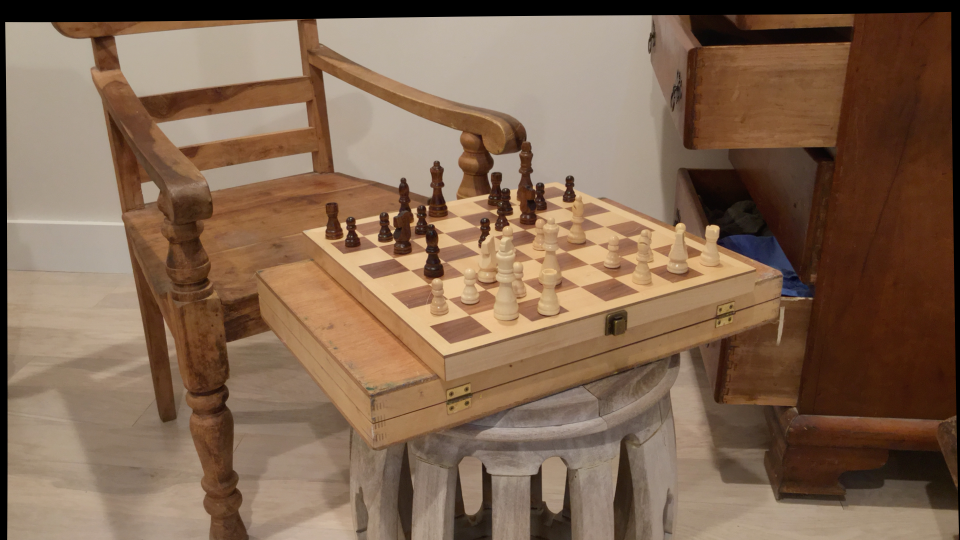
#> input picture point_cloud_generation/images/chess/im0.png, 1920 x 1080 px (shown at 1/2 size); its folder holds 2 pictures in this run
$ python main.py
#> lines starting #> are read from the running program, lines starting #| are printed output that depends on the picture
### point_cloud_generation/utils.py
from PIL import Image, ImageFilter
from config import SCALE, SET
import numpy as np


def get_image_arr(name="im0", greyscale=False):
    img = Image.open(f"./images/{SET}/{name}.png")
    width, height = img.size
    img = img.resize((int(width / SCALE), int(height / SCALE)))
    if greyscale:
        img = img.convert(mode="L")
    return np.asarray(img)


# Helper function to calculate indexing bounds about a point.
# [7 lines left out: function get_slice_bounds, not called in this run]


# Helper function to extract a window around a point.
def get_slice(row, col, offset, arr):
    [rowBottom, rowTop, colBottom, colTop] = get_slice_bounds(row, col, offset)
    return arr[rowBottom:rowTop, colBottom:colTop]

### point_cloud_generation/cv2_disparity.py
import cv2
import numpy as np


def compute_disparity(image_l, image_r):
    stereo = cv2.StereoBM.create()

    # 272 15 0 9 25 6 3 2 36 25 5
    # 224 23 0 31 4 12 22 23 6 0 5
    numDisparities = 16
    blockSize = 9
    minDisparity = 5
    preFilterSize = 2
    specleWindowSize = 12
    # Setting the updated parameters before computing disparity map
    stereo.setNumDisparities(numDisparities * 16)
    stereo.setBlockSize(blockSize * 2 + 5)
    stereo.setPreFilterType(0)
    stereo.setPreFilterSize(preFilterSize * 2 + 5)
    stereo.setPreFilterCap(25)
    stereo.setTextureThreshold(6)
    stereo.setUniquenessRatio(3)
    stereo.setSpeckleRange(2)
    stereo.setSpeckleWindowSize(specleWindowSize * 2)
    stereo.setDisp12MaxDiff(25)
    stereo.setMinDisparity(minDisparity)

    disparity = stereo.compute(image_l, image_r)
    # NOTE: Code returns a 16bit signed single channel image,
    # CV_16S containing a disparity map scaled by 16. Hence it
    # is essential to convert it to CV_32F and scale it down 16 times.
    # Converting to float32
    disparity = disparity.astype(np.float32)
    min = np.min(disparity)
    max = np.max(disparity)
    print(f"Min: {min}, Max: {max}")
    # Scaling down the disparity values and normalizing them
    # disparity = (disparity / 16.0) / (numDisparities * 16)

    # clamp to 0-255
    disparity = np.uint8(255 * (disparity - min) / (max - min))
    return disparity

### point_cloud_generation/triangulation.py
from config import SCALE, BASELINE, FOCAL_PX, DOFFS, PRINCIPLE_Y, PRINCIPLE_X_A
import numpy as np


def get_distance_map(disparity_map):
    # Create empty array for distances.
    distances = np.zeros((*disparity_map.shape, 3))

    for row in range(disparity_map.shape[0]):
        print(row)
        for col in range(disparity_map.shape[1]):
            disparity_Px = disparity_map[row, col]

            # Calculate x and y centerline offset.
            YOffset_PX = ((disparity_map.shape[0] - row) * SCALE) - PRINCIPLE_Y
            XOffset_PX = ((disparity_map.shape[1] - col) * SCALE) - PRINCIPLE_X_A

            # Calculate world coordinates using pre-derived formulas (similar triangles)
            Z = (BASELINE * FOCAL_PX) / disparity_Px
            Y = (Z / FOCAL_PX) * YOffset_PX
            X = (Z / FOCAL_PX) * XOffset_PX

            distances[row, col] = [X, Y, Z]
    return distances

### point_cloud_generation/cloud_generation.py
import math

from config import SCALE, OFFSET, THRESHOLD_DISTANCE_OUTLIER


def get_points(distances, image_arr):
    points = []
    # Iterate through every pixel.
    for row in range(OFFSET, distances.shape[0] - OFFSET):
        for col in range(OFFSET, distances.shape[1] - OFFSET):
            [r, g, b] = image_arr[row, col]
            [X, Y, Z] = distances[row, col]
            # Filter out weird math overflows and points marked as deleted by denoiser.
            if Z is None:
                continue
            if math.isnan(X) or math.isnan(Y) or math.isnan(Z):
                continue
            if abs(X) > THRESHOLD_DISTANCE_OUTLIER:
                continue
            if abs(Y) > THRESHOLD_DISTANCE_OUTLIER:
                continue
            if abs(Z) > THRESHOLD_DISTANCE_OUTLIER:
                continue
            if math.isinf(X) or math.isinf(Y) or math.isinf(Z):
                continue

            # Add point.
            print(X, Y, Z, r, g, b)
            points.append([X, Y, Z, r, g, b])
    return points

### point_cloud_generation/main.py
import time
from utils import get_image_arr
import numpy as np
import cv2

from pre_process import get_region_map
from disparities import get_disparity_map
from triangulation import get_distance_map
from cloud_generation import get_points
from post_process import get_processed
from cv2_disparity import compute_disparity

from config import SCALE, SET, OFFSET


def main(file_out="./generated-cloud"):
    left_image_arr = get_image_arr("im0", greyscale=True)
#> in get_image_arr, img is the input picture: PIL image 1920x1080 RGB; mean R, G, B 129.9, 103, 81.2
#> in get_image_arr, `img = img.convert(mode="L")`:
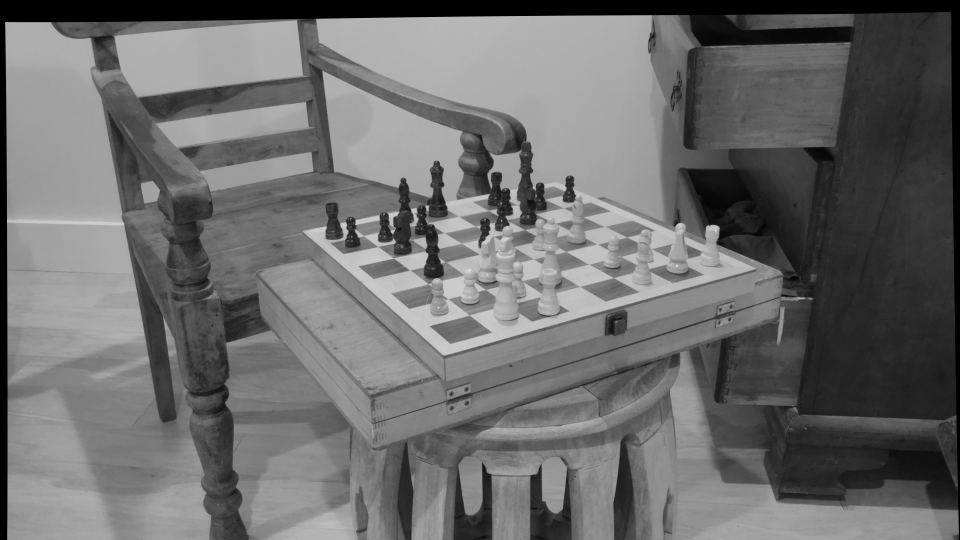
#> img: PIL image 1920x1080 L (shown at 1/2 size); min 0, max 239, mean 108.5
    right_image_arr = get_image_arr("im1", greyscale=True)
#> call 2 of get_image_arr, with name = 'im1', greyscale = True
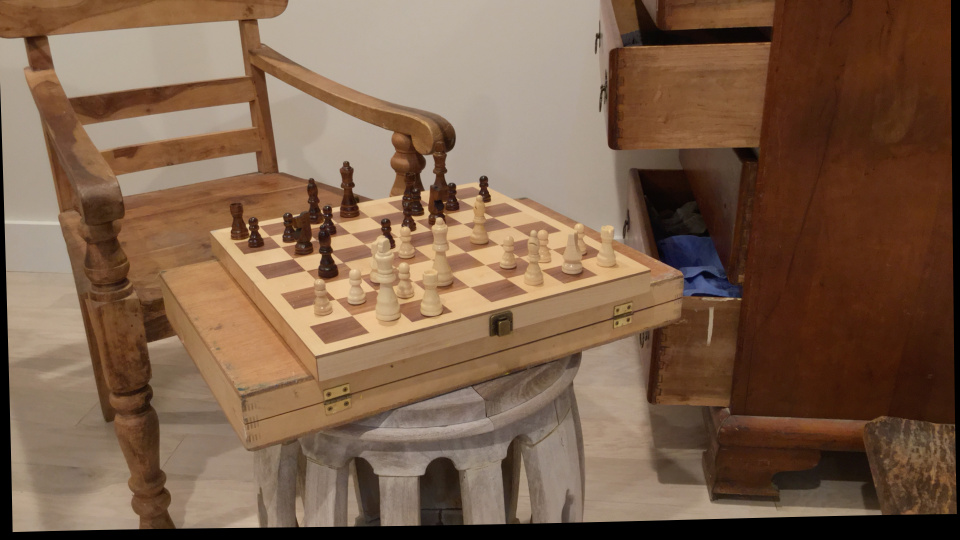
#> input picture point_cloud_generation/images/chess/im1.png, 1920 x 1080 px (shown at 1/2 size)
#> in get_image_arr, img is the input picture: PIL image 1920x1080 RGB; mean R, G, B 124.4, 96.3, 74.7
#> in get_image_arr (call 2), `img = img.convert(mode="L")`:
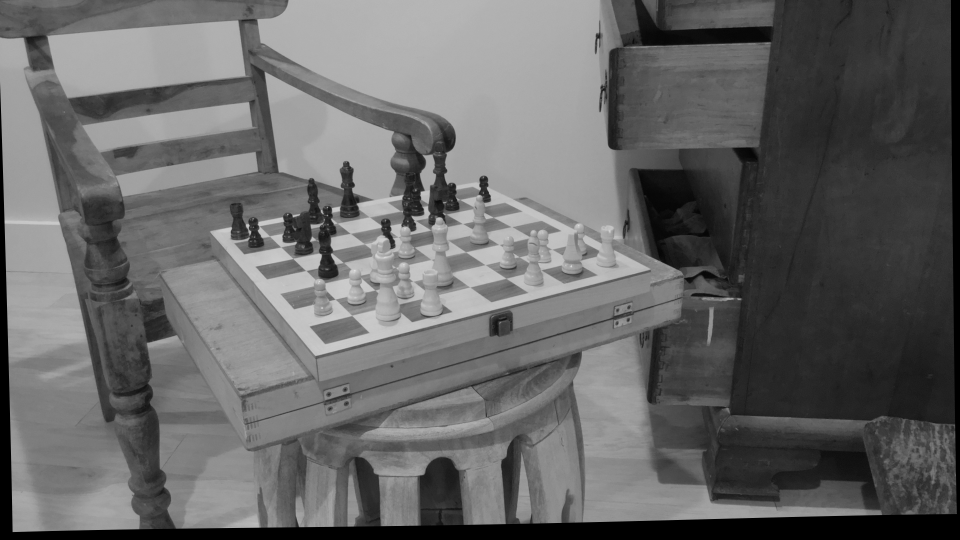
#> img: PIL image 1920x1080 L (shown at 1/2 size); min 0, max 235, mean 102.2

    left_image_arr_color = get_image_arr("im0", greyscale=False)

    start_time = time.time()
    disparity_map = compute_disparity(left_image_arr, right_image_arr)
#> in compute_disparity, `disparity = stereo.compute(image_l, image_r)`:
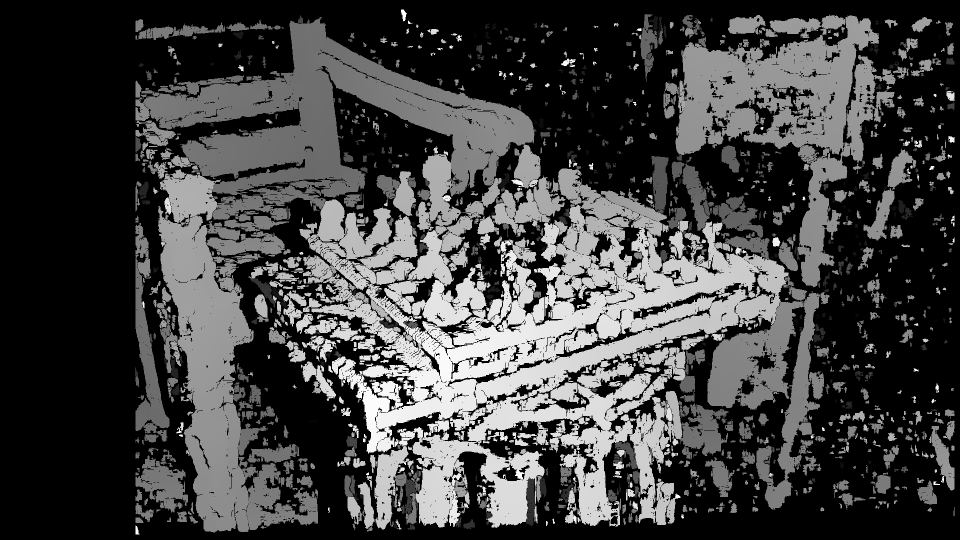
#> disparity: shape (1080, 1920) int16 (shown at 1/2 size); min 64, max 4160, mean 1129.1; drawn with min black and max white
#> in compute_disparity, `min = np.min(disparity)`: min = 64
#> in compute_disparity, `max = np.max(disparity)`: max = 4160
#| Min: 64.0, Max: 4160.0
    print(f"Min normalize: {np.min(disparity_map)}, Max normalize: {np.max(disparity_map)}")
#| Min normalize: 0, Max normalize: 255

    cv2.filterSpeckles(disparity_map, newVal=0, maxSpeckleSize=200, maxDiff=5)
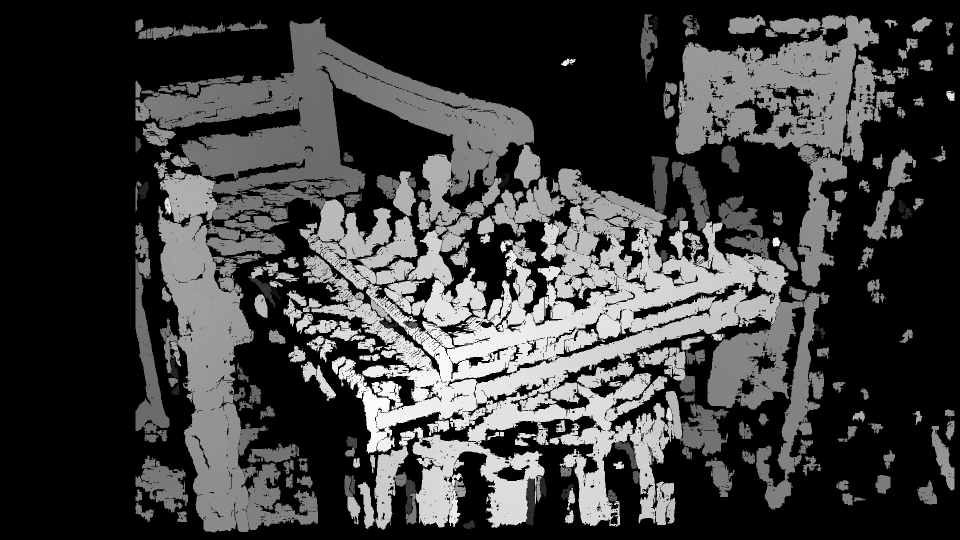
#> disparity_map: shape (1080, 1920) (shown at 1/2 size); min 0, max 253, mean 61.1
    distance_map = get_distance_map(disparity_map)
#> after the loop in get_distance_map, `for row in range(disparity_map.shape[0]):`: distances: shape (1080, 1920, 3) float64; 63.05% of the values are NaN or infinite; the others: min -3094.4, max 9804.8, mean 426.6
    # processed_distance_map = get_processed(distance_map, left_image_arr_color, iterations=3)
    points = get_points(distance_map, left_image_arr_color)
#> after the loop in get_points, `for row in range(OFFSET, distances.shape[0] - OFFSET):`: points = 763816 items
#> points = 763816 items

    end_time = time.time()
    print(f"Time taken: {end_time - start_time}")
    cv2.imshow("Disparity", disparity_map)
    # cv2.imshow("Distance", distance_map)
    cv2.waitKey(0)

    np.savetxt(f"{file_out}.txt", points)
    np.save(file_out, points)


main()
